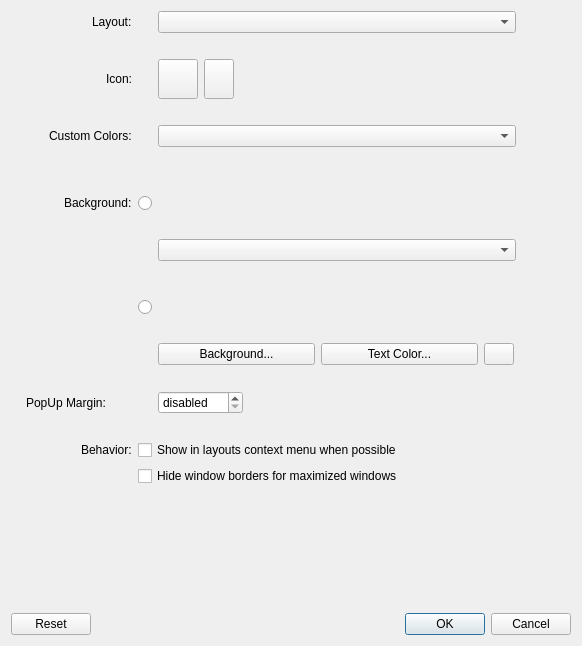
<?xml version="1.0" encoding="UTF-8"?>
<ui version="4.0">
 <class>DetailsDialog</class>
 <widget class="QDialog" name="DetailsDialog">
  <property name="geometry">
   <rect>
    <x>0</x>
    <y>0</y>
    <width>582</width>
    <height>646</height>
   </rect>
  </property>
  <property name="windowTitle">
   <string>Details</string>
  </property>
  <layout class="QVBoxLayout" name="verticalLayout">
   <item>
    <layout class="QHBoxLayout" name="optionsLayout">
     <item>
      <spacer name="horizontalSpacer">
       <property name="orientation">
        <enum>Qt::Horizontal</enum>
       </property>
       <property name="sizeType">
        <enum>QSizePolicy::Fixed</enum>
       </property>
       <property name="sizeHint" stdset="0">
        <size>
         <width>15</width>
         <height>20</height>
        </size>
       </property>
      </spacer>
     </item>
     <item>
      <layout class="QVBoxLayout" name="verticalLayout_2">
       <item>
        <layout class="QGridLayout" name="gridLayout" columnstretch="5,0,0">
         <item row="19" column="0">
          <layout class="QHBoxLayout" name="horizontalLayout_5">
           <item>
            <spacer name="horizontalSpacer_5">
             <property name="orientation">
              <enum>Qt::Horizontal</enum>
             </property>
             <property name="sizeHint" stdset="0">
              <size>
               <width>40</width>
               <height>20</height>
              </size>
             </property>
            </spacer>
           </item>
           <item>
            <widget class="QLabel" name="behaviorLbl">
             <property name="text">
              <string>Behavior:</string>
             </property>
            </widget>
           </item>
          </layout>
         </item>
         <item row="20" column="1" colspan="2">
          <widget class="QCheckBox" name="borderlessChk">
           <property name="text">
            <string>Hide window borders for maximized windows</string>
           </property>
          </widget>
         </item>
         <item row="12" column="2">
          <layout class="QHBoxLayout" name="backgroundOptLayout">
           <item>
            <widget class="NSE::Settings::Widget::PatternWidget" name="backPatternWidget" native="true">
             <property name="minimumSize">
              <size>
               <width>358</width>
               <height>60</height>
              </size>
             </property>
            </widget>
           </item>
           <item>
            <spacer name="horizontalSpacer_7">
             <property name="orientation">
              <enum>Qt::Horizontal</enum>
             </property>
             <property name="sizeHint" stdset="0">
              <size>
               <width>40</width>
               <height>20</height>
              </size>
             </property>
            </spacer>
           </item>
          </layout>
         </item>
         <item row="3" column="0">
          <layout class="QHBoxLayout" name="horizontalLayout_3">
           <item>
            <spacer name="horizontalSpacer_3">
             <property name="orientation">
              <enum>Qt::Horizontal</enum>
             </property>
             <property name="sizeHint" stdset="0">
              <size>
               <width>40</width>
               <height>20</height>
              </size>
             </property>
            </spacer>
           </item>
           <item>
            <widget class="QLabel" name="iconLbl">
             <property name="text">
              <string>Icon:</string>
             </property>
            </widget>
           </item>
          </layout>
         </item>
         <item row="1" column="2">
          <layout class="QHBoxLayout" name="horizontalLayout_9">
           <item>
            <widget class="NSE::Settings::LayoutsComboBox" name="layoutsCmb">
             <property name="minimumSize">
              <size>
               <width>358</width>
               <height>0</height>
              </size>
             </property>
            </widget>
           </item>
           <item>
            <spacer name="horizontalSpacer_12">
             <property name="orientation">
              <enum>Qt::Horizontal</enum>
             </property>
             <property name="sizeHint" stdset="0">
              <size>
               <width>40</width>
               <height>20</height>
              </size>
             </property>
            </spacer>
           </item>
          </layout>
         </item>
         <item row="19" column="1" colspan="2">
          <widget class="QCheckBox" name="inMenuChk">
           <property name="maximumSize">
            <size>
             <width>16777215</width>
             <height>16777215</height>
            </size>
           </property>
           <property name="text">
            <string>Show in layouts context menu when possible</string>
           </property>
          </widget>
         </item>
         <item row="2" column="2">
          <spacer name="verticalSpacer_6">
           <property name="orientation">
            <enum>Qt::Vertical</enum>
           </property>
           <property name="sizeType">
            <enum>QSizePolicy::Fixed</enum>
           </property>
           <property name="sizeHint" stdset="0">
            <size>
             <width>15</width>
             <height>20</height>
            </size>
           </property>
          </spacer>
         </item>
         <item row="15" column="0">
          <layout class="QHBoxLayout" name="horizontalLayout_8">
           <item>
            <widget class="QLabel" name="popUpMarginLbl">
             <property name="text">
              <string>PopUp Margin:</string>
             </property>
            </widget>
           </item>
          </layout>
         </item>
         <item row="13" column="2">
          <layout class="QHBoxLayout" name="horizontalLayout_2">
           <item>
            <layout class="QHBoxLayout" name="horizontalLayout_6">
             <item>
              <widget class="QPushButton" name="backgroundBtn">
               <property name="minimumSize">
                <size>
                 <width>157</width>
                 <height>0</height>
                </size>
               </property>
               <property name="text">
                <string>Background...</string>
               </property>
              </widget>
             </item>
             <item>
              <widget class="QPushButton" name="textColorBtn">
               <property name="minimumSize">
                <size>
                 <width>157</width>
                 <height>0</height>
                </size>
               </property>
               <property name="text">
                <string>Text Color...</string>
               </property>
              </widget>
             </item>
             <item>
              <widget class="QPushButton" name="patternClearBtn">
               <property name="minimumSize">
                <size>
                 <width>30</width>
                 <height>5</height>
                </size>
               </property>
               <property name="maximumSize">
                <size>
                 <width>30</width>
                 <height>16777215</height>
                </size>
               </property>
               <property name="text">
                <string/>
               </property>
               <property name="icon">
                <iconset theme="edit-clear">
                 <normaloff>.</normaloff>.</iconset>
               </property>
              </widget>
             </item>
            </layout>
           </item>
           <item>
            <spacer name="horizontalSpacer_9">
             <property name="orientation">
              <enum>Qt::Horizontal</enum>
             </property>
             <property name="sizeHint" stdset="0">
              <size>
               <width>40</width>
               <height>20</height>
              </size>
             </property>
            </spacer>
           </item>
          </layout>
         </item>
         <item row="6" column="2">
          <spacer name="verticalSpacer_8">
           <property name="orientation">
            <enum>Qt::Vertical</enum>
           </property>
           <property name="sizeType">
            <enum>QSizePolicy::Fixed</enum>
           </property>
           <property name="sizeHint" stdset="0">
            <size>
             <width>15</width>
             <height>20</height>
            </size>
           </property>
          </spacer>
         </item>
         <item row="20" column="0">
          <widget class="QLabel" name="behaviorSecRowLbl">
           <property name="text">
            <string notr="true"/>
           </property>
          </widget>
         </item>
         <item row="4" column="2">
          <spacer name="verticalSpacer_3">
           <property name="orientation">
            <enum>Qt::Vertical</enum>
           </property>
           <property name="sizeType">
            <enum>QSizePolicy::Fixed</enum>
           </property>
           <property name="sizeHint" stdset="0">
            <size>
             <width>15</width>
             <height>20</height>
            </size>
           </property>
          </spacer>
         </item>
         <item row="9" column="2">
          <layout class="QHBoxLayout" name="horizontalLayout">
           <item>
            <widget class="QComboBox" name="colorsCmb">
             <property name="minimumSize">
              <size>
               <width>358</width>
               <height>0</height>
              </size>
             </property>
            </widget>
           </item>
           <item>
            <spacer name="horizontalSpacer_10">
             <property name="orientation">
              <enum>Qt::Horizontal</enum>
             </property>
             <property name="sizeHint" stdset="0">
              <size>
               <width>40</width>
               <height>20</height>
              </size>
             </property>
            </spacer>
           </item>
          </layout>
         </item>
         <item row="5" column="2">
          <layout class="QHBoxLayout" name="horizontalLayout_11">
           <item>
            <widget class="NSE::Settings::SchemesComboBox" name="customSchemeCmb">
             <property name="minimumSize">
              <size>
               <width>358</width>
               <height>0</height>
              </size>
             </property>
            </widget>
           </item>
           <item>
            <spacer name="horizontalSpacer_15">
             <property name="orientation">
              <enum>Qt::Horizontal</enum>
             </property>
             <property name="sizeHint" stdset="0">
              <size>
               <width>40</width>
               <height>20</height>
              </size>
             </property>
            </spacer>
           </item>
          </layout>
         </item>
         <item row="12" column="1">
          <widget class="QRadioButton" name="backRadioBtn">
           <property name="sizePolicy">
            <sizepolicy hsizetype="Preferred" vsizetype="Fixed">
             <horstretch>0</horstretch>
             <verstretch>0</verstretch>
            </sizepolicy>
           </property>
           <property name="maximumSize">
            <size>
             <width>20</width>
             <height>20</height>
            </size>
           </property>
           <property name="text">
            <string notr="true"/>
           </property>
          </widget>
         </item>
         <item row="1" column="0">
          <layout class="QHBoxLayout" name="horizontalLayout_7">
           <item>
            <spacer name="horizontalSpacer_11">
             <property name="orientation">
              <enum>Qt::Horizontal</enum>
             </property>
             <property name="sizeHint" stdset="0">
              <size>
               <width>40</width>
               <height>20</height>
              </size>
             </property>
            </spacer>
           </item>
           <item>
            <widget class="QLabel" name="layoutLbl">
             <property name="text">
              <string>Layout:</string>
             </property>
            </widget>
           </item>
          </layout>
         </item>
         <item row="7" column="0">
          <layout class="QHBoxLayout" name="horizontalLayout_4">
           <item>
            <spacer name="horizontalSpacer_4">
             <property name="orientation">
              <enum>Qt::Horizontal</enum>
             </property>
             <property name="sizeHint" stdset="0">
              <size>
               <width>40</width>
               <height>20</height>
              </size>
             </property>
            </spacer>
           </item>
           <item>
            <widget class="QLabel" name="backgroundLbl">
             <property name="minimumSize">
              <size>
               <width>0</width>
               <height>0</height>
              </size>
             </property>
             <property name="text">
              <string>Background:</string>
             </property>
            </widget>
           </item>
          </layout>
         </item>
         <item row="14" column="2">
          <spacer name="verticalSpacer_4">
           <property name="orientation">
            <enum>Qt::Vertical</enum>
           </property>
           <property name="sizeType">
            <enum>QSizePolicy::Fixed</enum>
           </property>
           <property name="sizeHint" stdset="0">
            <size>
             <width>15</width>
             <height>20</height>
            </size>
           </property>
          </spacer>
         </item>
         <item row="10" column="2">
          <spacer name="verticalSpacer_5">
           <property name="orientation">
            <enum>Qt::Vertical</enum>
           </property>
           <property name="sizeType">
            <enum>QSizePolicy::Fixed</enum>
           </property>
           <property name="sizeHint" stdset="0">
            <size>
             <width>20</width>
             <height>10</height>
            </size>
           </property>
          </spacer>
         </item>
         <item row="7" column="1">
          <widget class="QRadioButton" name="colorRadioBtn">
           <property name="sizePolicy">
            <sizepolicy hsizetype="Preferred" vsizetype="Fixed">
             <horstretch>0</horstretch>
             <verstretch>0</verstretch>
            </sizepolicy>
           </property>
           <property name="minimumSize">
            <size>
             <width>0</width>
             <height>0</height>
            </size>
           </property>
           <property name="maximumSize">
            <size>
             <width>20</width>
             <height>20</height>
            </size>
           </property>
           <property name="text">
            <string notr="true"/>
           </property>
          </widget>
         </item>
         <item row="15" column="2">
          <layout class="QHBoxLayout" name="horizontalLayout_10">
           <item>
            <widget class="QSpinBox" name="popUpMarginSpinBox">
             <property name="sizePolicy">
              <sizepolicy hsizetype="Minimum" vsizetype="Fixed">
               <horstretch>0</horstretch>
               <verstretch>0</verstretch>
              </sizepolicy>
             </property>
             <property name="minimumSize">
              <size>
               <width>85</width>
               <height>0</height>
              </size>
             </property>
             <property name="maximumSize">
              <size>
               <width>16777215</width>
               <height>16777215</height>
              </size>
             </property>
             <property name="alignment">
              <set>Qt::AlignLeading|Qt::AlignLeft|Qt::AlignVCenter</set>
             </property>
             <property name="specialValueText">
              <string>disabled</string>
             </property>
             <property name="suffix">
              <string> px.</string>
             </property>
             <property name="prefix">
              <string/>
             </property>
             <property name="minimum">
              <number>-1</number>
             </property>
             <property name="maximum">
              <number>50</number>
             </property>
             <property name="value">
              <number>-1</number>
             </property>
            </widget>
           </item>
           <item>
            <spacer name="horizontalSpacer_14">
             <property name="orientation">
              <enum>Qt::Horizontal</enum>
             </property>
             <property name="sizeHint" stdset="0">
              <size>
               <width>40</width>
               <height>20</height>
              </size>
             </property>
            </spacer>
           </item>
          </layout>
         </item>
         <item row="17" column="2">
          <spacer name="verticalSpacer">
           <property name="orientation">
            <enum>Qt::Vertical</enum>
           </property>
           <property name="sizeType">
            <enum>QSizePolicy::Fixed</enum>
           </property>
           <property name="sizeHint" stdset="0">
            <size>
             <width>15</width>
             <height>20</height>
            </size>
           </property>
          </spacer>
         </item>
         <item row="7" column="2">
          <layout class="QHBoxLayout" name="colorsOptLayout">
           <item>
            <widget class="NSE::Settings::Widget::PatternWidget" name="colorPatternWidget" native="true">
             <property name="minimumSize">
              <size>
               <width>358</width>
               <height>60</height>
              </size>
             </property>
            </widget>
           </item>
           <item>
            <spacer name="horizontalSpacer_6">
             <property name="orientation">
              <enum>Qt::Horizontal</enum>
             </property>
             <property name="sizeHint" stdset="0">
              <size>
               <width>40</width>
               <height>20</height>
              </size>
             </property>
            </spacer>
           </item>
          </layout>
         </item>
         <item row="3" column="2">
          <layout class="QHBoxLayout" name="iconHorLayout">
           <item>
            <widget class="QPushButton" name="iconBtn">
             <property name="minimumSize">
              <size>
               <width>40</width>
               <height>40</height>
              </size>
             </property>
             <property name="maximumSize">
              <size>
               <width>40</width>
               <height>40</height>
              </size>
             </property>
             <property name="text">
              <string notr="true"/>
             </property>
             <property name="icon">
              <iconset theme="add">
               <normaloff>.</normaloff>.</iconset>
             </property>
             <property name="iconSize">
              <size>
               <width>32</width>
               <height>32</height>
              </size>
             </property>
            </widget>
           </item>
           <item>
            <widget class="QPushButton" name="iconClearBtn">
             <property name="minimumSize">
              <size>
               <width>0</width>
               <height>0</height>
              </size>
             </property>
             <property name="maximumSize">
              <size>
               <width>30</width>
               <height>50</height>
              </size>
             </property>
             <property name="text">
              <string notr="true"/>
             </property>
             <property name="icon">
              <iconset theme="edit-clear">
               <normaloff>.</normaloff>.</iconset>
             </property>
            </widget>
           </item>
           <item>
            <spacer name="horizontalSpacer_8">
             <property name="orientation">
              <enum>Qt::Horizontal</enum>
             </property>
             <property name="sizeHint" stdset="0">
              <size>
               <width>40</width>
               <height>20</height>
              </size>
             </property>
            </spacer>
           </item>
          </layout>
         </item>
         <item row="12" column="0">
          <widget class="QLabel" name="backSecondRowLbl">
           <property name="text">
            <string notr="true"/>
           </property>
          </widget>
         </item>
         <item row="5" column="0">
          <layout class="QHBoxLayout" name="horizontalLayout_13">
           <item>
            <spacer name="horizontalSpacer_13">
             <property name="orientation">
              <enum>Qt::Horizontal</enum>
             </property>
             <property name="sizeHint" stdset="0">
              <size>
               <width>40</width>
               <height>20</height>
              </size>
             </property>
            </spacer>
           </item>
           <item>
            <widget class="QLabel" name="customSchemeLbl">
             <property name="text">
              <string>Custom Colors:</string>
             </property>
            </widget>
           </item>
          </layout>
         </item>
        </layout>
       </item>
      </layout>
     </item>
     <item>
      <spacer name="horizontalSpacer_2">
       <property name="orientation">
        <enum>Qt::Horizontal</enum>
       </property>
       <property name="sizeType">
        <enum>QSizePolicy::Fixed</enum>
       </property>
       <property name="sizeHint" stdset="0">
        <size>
         <width>15</width>
         <height>20</height>
        </size>
       </property>
      </spacer>
     </item>
    </layout>
   </item>
   <item>
    <spacer name="verticalSpacer_2">
     <property name="orientation">
      <enum>Qt::Vertical</enum>
     </property>
     <property name="sizeHint" stdset="0">
      <size>
       <width>20</width>
       <height>40</height>
      </size>
     </property>
    </spacer>
   </item>
   <item>
    <widget class="QDialogButtonBox" name="buttonBox">
     <property name="orientation">
      <enum>Qt::Horizontal</enum>
     </property>
     <property name="standardButtons">
      <set>QDialogButtonBox::Cancel|QDialogButtonBox::Ok|QDialogButtonBox::Reset</set>
     </property>
    </widget>
   </item>
  </layout>
 </widget>
 <customwidgets>
  <customwidget>
   <class>NSE::Settings::LayoutsComboBox</class>
   <extends>QComboBox</extends>
   <header>settings/generic/layoutscombobox.h</header>
  </customwidget>
  <customwidget>
   <class>NSE::Settings::Widget::PatternWidget</class>
   <extends>QWidget</extends>
   <header>settings/detailsdialog/patternwidget.h</header>
   <container>1</container>
  </customwidget>
  <customwidget>
   <class>NSE::Settings::SchemesComboBox</class>
   <extends>QComboBox</extends>
   <header>settings/detailsdialog/schemescombobox.h</header>
  </customwidget>
 </customwidgets>
 <resources/>
 <connections>
  <connection>
   <sender>buttonBox</sender>
   <signal>accepted()</signal>
   <receiver>DetailsDialog</receiver>
   <slot>accept()</slot>
   <hints>
    <hint type="sourcelabel">
     <x>248</x>
     <y>254</y>
    </hint>
    <hint type="destinationlabel">
     <x>157</x>
     <y>274</y>
    </hint>
   </hints>
  </connection>
  <connection>
   <sender>buttonBox</sender>
   <signal>rejected()</signal>
   <receiver>DetailsDialog</receiver>
   <slot>reject()</slot>
   <hints>
    <hint type="sourcelabel">
     <x>316</x>
     <y>260</y>
    </hint>
    <hint type="destinationlabel">
     <x>286</x>
     <y>274</y>
    </hint>
   </hints>
  </connection>
 </connections>
</ui>
